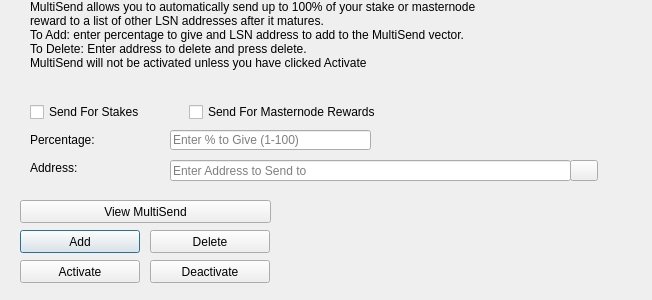
<?xml version="1.0" encoding="UTF-8"?>
<ui version="4.0">
 <class>MultiSendDialog</class>
 <widget class="QDialog" name="MultiSendDialog">
  <property name="windowModality">
   <enum>Qt::NonModal</enum>
  </property>
  <property name="geometry">
   <rect>
    <x>0</x>
    <y>0</y>
    <width>652</width>
    <height>300</height>
   </rect>
  </property>
  <property name="windowTitle">
   <string>MultiSend</string>
  </property>
  <widget class="QLineEdit" name="multiSendPercentEdit">
   <property name="geometry">
    <rect>
     <x>170</x>
     <y>130</y>
     <width>201</width>
     <height>20</height>
    </rect>
   </property>
   <property name="toolTip">
    <string>Enter whole numbers 1 - 100</string>
   </property>
   <property name="placeholderText">
    <string>Enter % to Give (1-100)</string>
   </property>
  </widget>
  <widget class="QLineEdit" name="multiSendAddressEdit">
   <property name="geometry">
    <rect>
     <x>170</x>
     <y>160</y>
     <width>401</width>
     <height>21</height>
    </rect>
   </property>
   <property name="toolTip">
    <string/>
   </property>
   <property name="placeholderText">
    <string>Enter Address to Send to</string>
   </property>
  </widget>
  <widget class="QLabel" name="label_2">
   <property name="geometry">
    <rect>
     <x>30</x>
     <y>0</y>
     <width>451</width>
     <height>121</height>
    </rect>
   </property>
   <property name="lineWidth">
    <number>1</number>
   </property>
   <property name="text">
    <string>MultiSend allows you to automatically send up to 100% of your stake or masternode reward to a list of other LSN addresses after it matures.
To Add: enter percentage to give and LSN address to add to the MultiSend vector.
To Delete: Enter address to delete and press delete.
MultiSend will not be activated unless you have clicked Activate</string>
   </property>
   <property name="alignment">
    <set>Qt::AlignLeading|Qt::AlignLeft|Qt::AlignTop</set>
   </property>
   <property name="wordWrap">
    <bool>true</bool>
   </property>
  </widget>
  <widget class="QLabel" name="message">
   <property name="geometry">
    <rect>
     <x>290</x>
     <y>200</y>
     <width>351</width>
     <height>91</height>
    </rect>
   </property>
   <property name="text">
    <string/>
   </property>
  </widget>
  <widget class="QPushButton" name="addButton">
   <property name="geometry">
    <rect>
     <x>20</x>
     <y>230</y>
     <width>120</width>
     <height>23</height>
    </rect>
   </property>
   <property name="toolTip">
    <string/>
   </property>
   <property name="statusTip">
    <string>Add to MultiSend Vector</string>
   </property>
   <property name="text">
    <string>Add</string>
   </property>
  </widget>
  <widget class="QPushButton" name="disableButton">
   <property name="geometry">
    <rect>
     <x>150</x>
     <y>260</y>
     <width>120</width>
     <height>23</height>
    </rect>
   </property>
   <property name="statusTip">
    <string>Deactivate MultiSend</string>
   </property>
   <property name="text">
    <string>Deactivate</string>
   </property>
  </widget>
  <widget class="QPushButton" name="addressBookButton">
   <property name="geometry">
    <rect>
     <x>570</x>
     <y>160</y>
     <width>28</width>
     <height>21</height>
    </rect>
   </property>
   <property name="toolTip">
    <string>Choose an address from the address book</string>
   </property>
   <property name="text">
    <string/>
   </property>
   <property name="icon">
    <iconset resource="../lucin.qrc">
     <normaloff>:/icons/address-book</normaloff>:/icons/address-book</iconset>
   </property>
   <property name="shortcut">
    <string>Alt+A</string>
   </property>
   <property name="autoDefault">
    <bool>false</bool>
   </property>
  </widget>
  <widget class="QLabel" name="label">
   <property name="geometry">
    <rect>
     <x>30</x>
     <y>130</y>
     <width>121</width>
     <height>20</height>
    </rect>
   </property>
   <property name="toolTip">
    <string>Percentage of stake to send</string>
   </property>
   <property name="text">
    <string>Percentage:</string>
   </property>
  </widget>
  <widget class="QLabel" name="label_5">
   <property name="geometry">
    <rect>
     <x>30</x>
     <y>160</y>
     <width>111</width>
     <height>16</height>
    </rect>
   </property>
   <property name="toolTip">
    <string>Address to send portion of stake to</string>
   </property>
   <property name="text">
    <string>Address:</string>
   </property>
  </widget>
  <widget class="QPushButton" name="deleteButton">
   <property name="geometry">
    <rect>
     <x>150</x>
     <y>230</y>
     <width>120</width>
     <height>23</height>
    </rect>
   </property>
   <property name="toolTip">
    <string/>
   </property>
   <property name="statusTip">
    <string>Delete Address From MultiSend Vector</string>
   </property>
   <property name="text">
    <string>Delete</string>
   </property>
  </widget>
  <widget class="QPushButton" name="activateButton">
   <property name="geometry">
    <rect>
     <x>20</x>
     <y>260</y>
     <width>120</width>
     <height>23</height>
    </rect>
   </property>
   <property name="statusTip">
    <string>Activate MultiSend</string>
   </property>
   <property name="text">
    <string>Activate</string>
   </property>
  </widget>
  <widget class="QPushButton" name="viewButton">
   <property name="geometry">
    <rect>
     <x>20</x>
     <y>200</y>
     <width>251</width>
     <height>23</height>
    </rect>
   </property>
   <property name="toolTip">
    <string/>
   </property>
   <property name="statusTip">
    <string>View MultiSend Vector</string>
   </property>
   <property name="text">
    <string>View MultiSend</string>
   </property>
  </widget>
  <widget class="QWidget" name="horizontalLayoutWidget">
   <property name="geometry">
    <rect>
     <x>30</x>
     <y>100</y>
     <width>351</width>
     <height>24</height>
    </rect>
   </property>
   <layout class="QHBoxLayout" name="horizontalLayout">
    <item>
     <widget class="QCheckBox" name="multiSendStakeCheckBox">
      <property name="text">
       <string>Send For Stakes</string>
      </property>
     </widget>
    </item>
    <item>
     <widget class="QCheckBox" name="multiSendMasternodeCheckBox">
      <property name="text">
       <string>Send For Masternode Rewards</string>
      </property>
     </widget>
    </item>
   </layout>
  </widget>
 </widget>
 <resources>
  <include location="../lucin.qrc"/>
 </resources>
 <connections/>
</ui>
